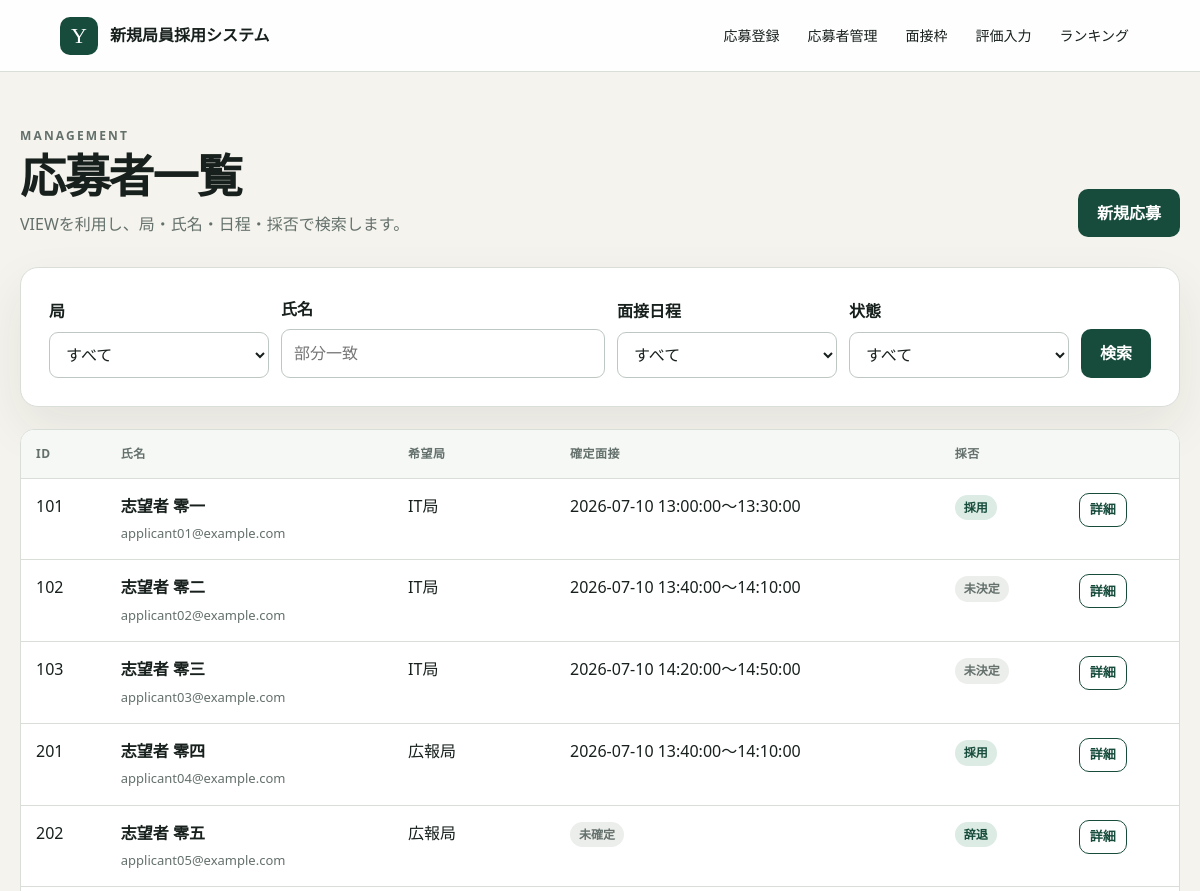
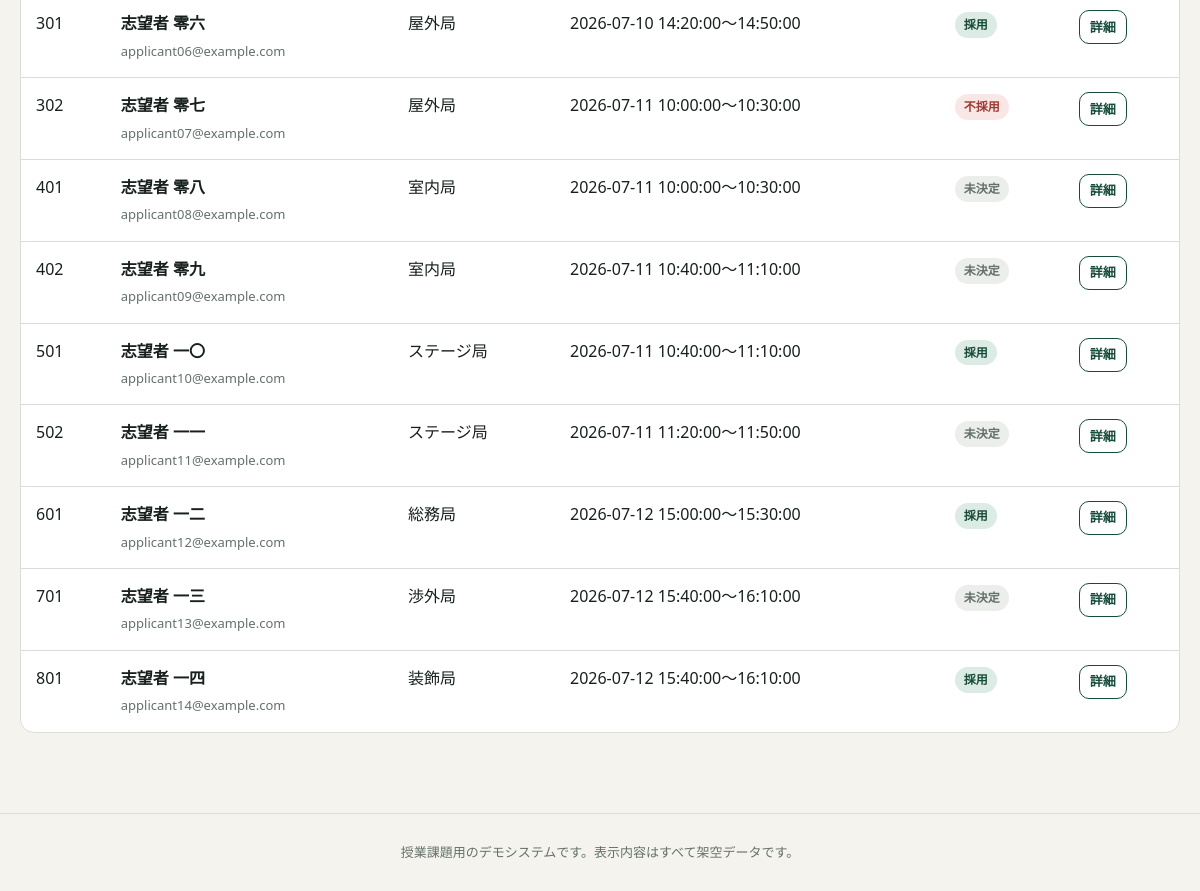
The app's page /applicants with its own data (2 pictures, top to bottom).
### tables this page shows
CREATE TABLE applicants (
    id INTEGER PRIMARY KEY AUTOINCREMENT,
    name TEXT NOT NULL,
    email TEXT NOT NULL COLLATE NOCASE UNIQUE,
    bureau_id INTEGER NOT NULL,
    remark TEXT NOT NULL DEFAULT '',
    confirmed_bureau_schedule_id INTEGER UNIQUE,
    decision TEXT CHECK (
        decision IN ('accepted', 'rejected', 'waitlisted', 'withdrawn')
        OR decision IS NULL
    ),
    FOREIGN KEY (bureau_id) REFERENCES bureaus(id),
    FOREIGN KEY (confirmed_bureau_schedule_id)
        REFERENCES bureau_schedules(id)
);

CREATE TABLE bureaus (
    id INTEGER PRIMARY KEY,
    name TEXT NOT NULL UNIQUE,
    capacity INTEGER NOT NULL CHECK (capacity >= 0)
);

CREATE TABLE schedules (
    id INTEGER PRIMARY KEY,
    start_at DATETIME NOT NULL,
    end_at DATETIME NOT NULL,
    CHECK (start_at < end_at),
    UNIQUE (start_at, end_at)
);

### app.py (the view)
@app.route('/applicants')
def applicants() -> str:
    bureau_id = parse_positive_int(request.args.get('bureau_id'))
    name = request.args.get('name', '').strip()
    schedule_status = request.args.get('schedule_status', 'all')
    decision = request.args.get('decision', 'all')
    clauses: list[str] = []
    parameters: list[object] = []
    if bureau_id is not None:
        clauses.append('bureau_id = ?')
        parameters.append(bureau_id)
    if name:
        clauses.append("applicant_name LIKE ? ESCAPE '\\'")
        parameters.append(f'%{escape_like(name)}%')
    if schedule_status == 'confirmed':
        clauses.append('confirmed_bureau_schedule_id IS NOT NULL')
    elif schedule_status == 'unconfirmed':
        clauses.append('confirmed_bureau_schedule_id IS NULL')
    if decision == 'undecided':
        clauses.append('decision IS NULL')
    elif decision in ('accepted', 'rejected', 'waitlisted', 'withdrawn'):
        clauses.append('decision = ?')
        parameters.append(decision)
    sql = 'SELECT * FROM applicant_overview'
    if clauses:
        sql += ' WHERE ' + ' AND '.join(clauses)
    sql += ' ORDER BY bureau_id, applicant_id'
    rows = get_db().execute(sql, parameters).fetchall()
    return render_template(
        'applicants.html',
        applicants=rows,
        bureaus=get_bureaus(),
        selected_bureau_id=bureau_id,
        name=name,
        schedule_status=schedule_status,
        decision=decision,
        decision_labels=DECISION_LABELS,
    )

### app.py (called while the page is built)
def get_db() -> sqlite3.Connection:
    db = getattr(g, '_database', None)
    if db is None:
        db = g._database = sqlite3.connect(DATABASE)
        db.execute('PRAGMA foreign_keys = ON')
        db.execute('PRAGMA busy_timeout = 3000')
        db.row_factory = sqlite3.Row
    return db

@app.teardown_appcontext
def close_connection(exception: Optional[BaseException]) -> None:
    db = getattr(g, '_database', None)
    if db is not None:
        db.close()

def parse_positive_int(value: Optional[str]) -> Optional[int]:
    try:
        parsed = int(value or '')
    except ValueError:
        return None
    return parsed if parsed > 0 else None

def get_bureaus() -> list[sqlite3.Row]:
    return get_db().execute(
        'SELECT id, name, capacity FROM bureaus ORDER BY id'
    ).fetchall()

### templates/applicants.html (shortened to what this page needs)
{% extends "base.html" %}
{% block content %}
  <div class="page-heading">
    <div><p class="eyebrow">MANAGEMENT</p><h1>応募者一覧</h1><p>VIEWを利用し、局・氏名・日程・採否で検索します。</p></div>
    <a class="button primary" href="{{ url_for('applicant_new') }}">新規応募</a>
  </div>
  <form class="toolbar panel" method="get">
    <div class="field compact"><label for="bureau_id">局</label><select id="bureau_id" name="bureau_id"><option value="">すべて</option></select></div>
    <div class="field"><label for="name">氏名</label><input id="name" name="name" value="{{ name }}" placeholder="部分一致"></div>
    <div class="field compact"><label for="schedule_status">面接日程</label><select id="schedule_status" name="schedule_status"><option value="all">すべて</option></select></div>
    <div class="field compact"><label for="decision">状態</label><select id="decision" name="decision"><option value="all">すべて</option></select></div>
    <button class="primary" type="submit">検索</button>
  </form>
  <div class="table-wrap">
    <table>
      <thead><tr><th>ID</th><th>氏名</th><th>希望局</th><th>確定面接</th><th>採否</th><th></th></tr></thead>
      <tbody>
        {% for applicant in applicants %}
          <tr>
            <td>{{ applicant.applicant_id }}</td><td><strong>{{ applicant.applicant_name }}</strong><br><small>{{ applicant.email }}</small></td><td>{{ applicant.bureau_name }}</td>
            <td>{% if applicant.start_at %}{{ applicant.start_at }}〜{{ applicant.end_at[11:] }}{% else %}<span class="badge muted">未確定</span>{% endif %}</td>
            <td><span class="badge {% if applicant.decision == 'rejected' %}danger{% elif applicant.decision == 'waitlisted' %}warning{% elif not applicant.decision %}muted{% endif %}">{{ decision_labels.get(applicant.decision) }}</span></td>
            <td><a class="button secondary small" href="{{ url_for('applicant_detail', id=applicant.applicant_id) }}">詳細</a></td>
          </tr>
        {% else %}<tr><td class="empty" colspan="6">条件に一致する応募者はいません。</td></tr>{% endfor %}
      </tbody>
    </table>
  </div>
{% endblock %}

### templates/base.html (shortened to what this page needs)
<!doctype html>
<html lang="ja">
  <head>
    <link rel="stylesheet" href="{{ url_for('static', filename='style.css') }}">
  </head>
  <body>
    <header class="site-header">
      <a class="brand" href="{{ url_for('index') }}">
        <span class="brand-mark">Y</span>
        <span>新規局員採用システム</span>
      </a>
      <nav aria-label="主要メニュー">
        <a href="{{ url_for('applicant_new') }}">応募登録</a>
        <a href="{{ url_for('applicants') }}">応募者管理</a>
        <a href="{{ url_for('bureau_schedules') }}">面接枠</a>
        <a href="{{ url_for('interviewers') }}">評価入力</a>
        <a href="{{ url_for('rankings') }}">ランキング</a>
      </nav>
    </header>
    <main class="page-shell">{% block content %}{% endblock %}</main>
    <footer>授業課題用のデモシステムです。表示内容はすべて架空データです。</footer>
  </body>
</html>

### static/style.css (style rules this page uses)
:root { --ink: #17201d; --muted: #64706c; --paper: #f5f3ed; --surface: #fff; --line: #d9ded9; --green: #174c3c; --green-2: #26745b; --mint: #dcebe3; --gold: #d6a84b; --danger: #9c3a36; --danger-bg: #f9e7e5; --success: #246947; --success-bg: #e4f2e9; --shadow: 0 20px 50px rgba(23, 32, 29, .08); }
* { box-sizing: border-box; }
body { margin: 0; color: var(--ink); background: var(--paper); font-family: "Yu Gothic", "Hiragino Kaku Gothic ProN", system-ui, sans-serif; line-height: 1.65; }
a { color: var(--green-2); }
.site-header { min-height: 72px; display: flex; align-items: center; justify-content: space-between; gap: 24px; padding: 14px clamp(20px, 5vw, 72px); background: rgba(255, 255, 255, .94); border-bottom: 1px solid var(--line); }
.brand { display: inline-flex; align-items: center; gap: 12px; color: var(--ink); font-weight: 700; text-decoration: none; }
.brand-mark { display: grid; width: 38px; height: 38px; place-items: center; color: #fff; background: var(--green); border-radius: 10px; font: 22px Georgia, serif; }
nav { display: flex; flex-wrap: wrap; gap: 6px; }
nav a { padding: 8px 11px; color: var(--ink); border-radius: 8px; text-decoration: none; font-size: 14px; }
.page-shell { width: min(1180px, calc(100% - 40px)); margin: 0 auto; padding: 54px 0 80px; }
footer { padding: 28px 20px; color: var(--muted); border-top: 1px solid var(--line); text-align: center; font-size: 13px; }
h1, h2, h3 { margin-top: 0; line-height: 1.3; }
h1 { font-size: clamp(34px, 5vw, 62px); letter-spacing: -.04em; }
.eyebrow { margin-bottom: 10px; color: var(--green-2); font-size: 12px; font-weight: 800; letter-spacing: .18em; }
.button, button { display: inline-flex; align-items: center; justify-content: center; min-height: 44px; padding: 10px 18px; border: 1px solid transparent; border-radius: 10px; font: inherit; font-weight: 700; text-decoration: none; cursor: pointer; }
.button.primary, button.primary { color: #fff; background: var(--green); }
.button.secondary, button.secondary { color: var(--green); background: transparent; border-color: var(--green); }
.button.small, button.small { min-height: 34px; padding: 5px 10px; font-size: 13px; }
.feature-card, .panel { padding: 28px; background: var(--surface); border: 1px solid var(--line); border-radius: 18px; box-shadow: var(--shadow); }
.page-heading { display: flex; align-items: flex-end; justify-content: space-between; gap: 24px; margin-bottom: 30px; }
.page-heading h1 { margin-bottom: 5px; font-size: clamp(30px, 4vw, 46px); }
.page-heading p { margin: 0; color: var(--muted); }
.field { display: grid; gap: 7px; }
label, legend { font-weight: 700; }
input, select, textarea { width: 100%; min-height: 44px; padding: 10px 12px; color: var(--ink); background: #fff; border: 1px solid #bec7c1; border-radius: 9px; font: inherit; }
.help, small { color: var(--muted); font-size: 13px; }
.toolbar { display: flex; flex-wrap: wrap; align-items: end; gap: 12px; margin-bottom: 22px; }
.toolbar .field { min-width: 170px; flex: 1; }
.toolbar .compact { flex: 0 1 220px; }
.table-wrap { overflow-x: auto; background: #fff; border: 1px solid var(--line); border-radius: 14px; }
table { width: 100%; border-collapse: collapse; }
th, td { padding: 14px 15px; border-bottom: 1px solid var(--line); text-align: left; vertical-align: top; }
th { color: var(--muted); background: #f6f8f5; font-size: 12px; letter-spacing: .04em; }
tbody tr:last-child td { border-bottom: 0; }
.badge { display: inline-block; padding: 3px 9px; border-radius: 999px; background: var(--mint); color: var(--green); font-size: 12px; font-weight: 700; }
.badge.muted { color: var(--muted); background: #eceeeb; }
.badge.danger { color: var(--danger); background: var(--danger-bg); }

### records on screen
applicants: applicant_id "101", applicant_name "志望者 零一", email "applicant01@example.com", bureau_name "IT局", start_at "2026-07-10 13:00:00", end_at "13:30:00", get "採用"
applicants: applicant_id "102", applicant_name "志望者 零二", email "applicant02@example.com", bureau_name "IT局", start_at "2026-07-10 13:40:00", end_at "14:10:00", get "未決定"
applicants: applicant_id "103", applicant_name "志望者 零三", email "applicant03@example.com", bureau_name "IT局", start_at "2026-07-10 14:20:00", end_at "14:50:00", get "未決定"
applicants: applicant_id "201", applicant_name "志望者 零四", email "applicant04@example.com", bureau_name "広報局", start_at "2026-07-10 13:40:00", end_at "14:10:00", get "採用"
applicants: applicant_id "202", applicant_name "志望者 零五", email "applicant05@example.com", bureau_name "広報局", shows "未確定", get "辞退"
applicants: applicant_id "301", applicant_name "志望者 零六", email "applicant06@example.com", bureau_name "屋外局", start_at "2026-07-10 14:20:00", end_at "14:50:00", get "採用"
applicants: applicant_id "302", applicant_name "志望者 零七", email "applicant07@example.com", bureau_name "屋外局", start_at "2026-07-11 10:00:00", end_at "10:30:00", get "不採用"
applicants: applicant_id "401", applicant_name "志望者 零八", email "applicant08@example.com", bureau_name "室内局", start_at "2026-07-11 10:00:00", end_at "10:30:00", get "未決定"
applicants: applicant_id "402", applicant_name "志望者 零九", email "applicant09@example.com", bureau_name "室内局", start_at "2026-07-11 10:40:00", end_at "11:10:00", get "未決定"
applicants: applicant_id "501", applicant_name "志望者 一〇", email "applicant10@example.com", bureau_name "ステージ局", start_at "2026-07-11 10:40:00", end_at "11:10:00", get "採用"
applicants: applicant_id "502", applicant_name "志望者 一一", email "applicant11@example.com", bureau_name "ステージ局", start_at "2026-07-11 11:20:00", end_at "11:50:00", get "未決定"
applicants: applicant_id "601", applicant_name "志望者 一二", email "applicant12@example.com", bureau_name "総務局", start_at "2026-07-12 15:00:00", end_at "15:30:00", get "採用"
applicants: applicant_id "701", applicant_name "志望者 一三", email "applicant13@example.com", bureau_name "渉外局", start_at "2026-07-12 15:40:00", end_at "16:10:00", get "未決定"
applicants: applicant_id "801", applicant_name "志望者 一四", email "applicant14@example.com", bureau_name "装飾局", start_at "2026-07-12 15:40:00", end_at "16:10:00", get "採用"
